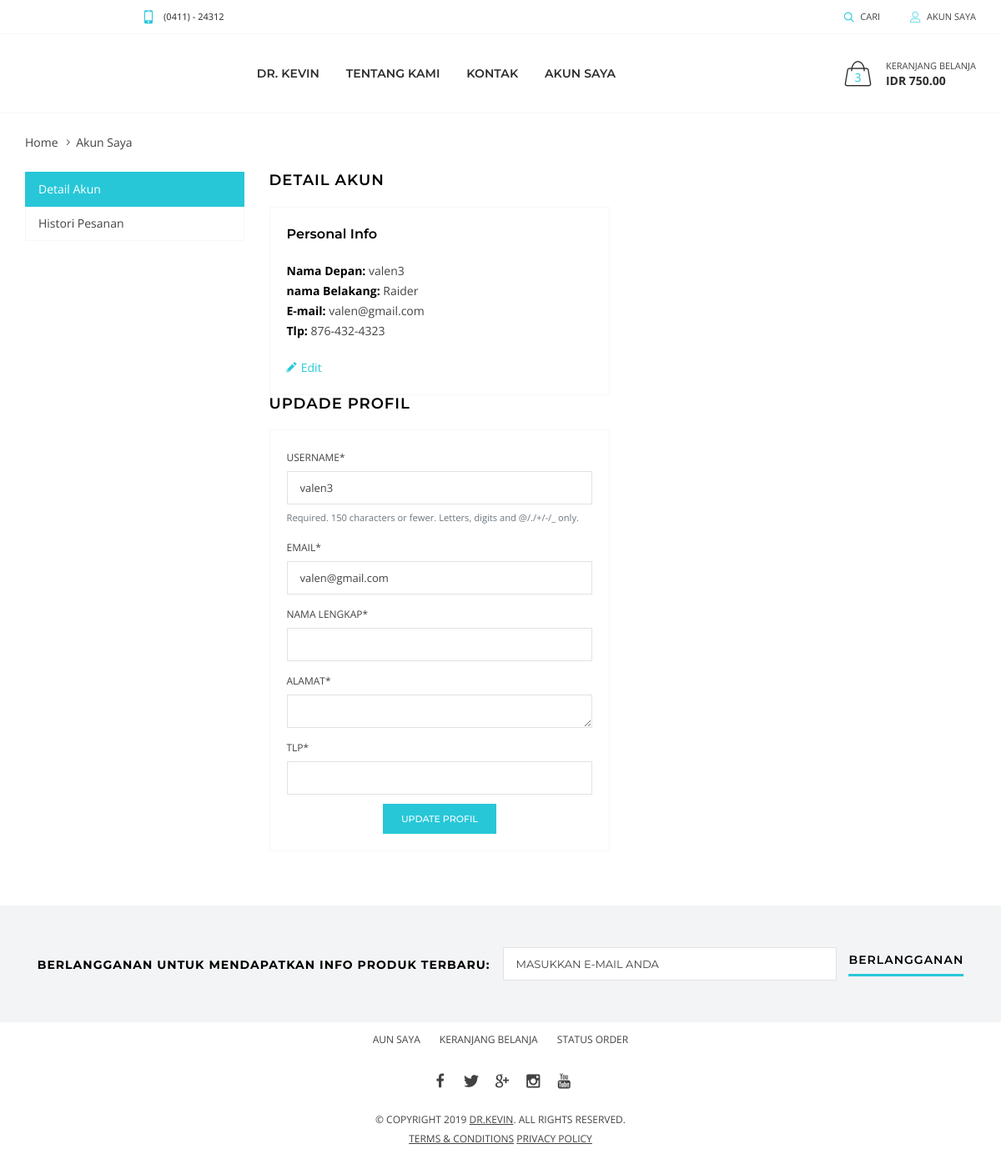
/akun/ (signed in), run on an earlier commit of the app's database.
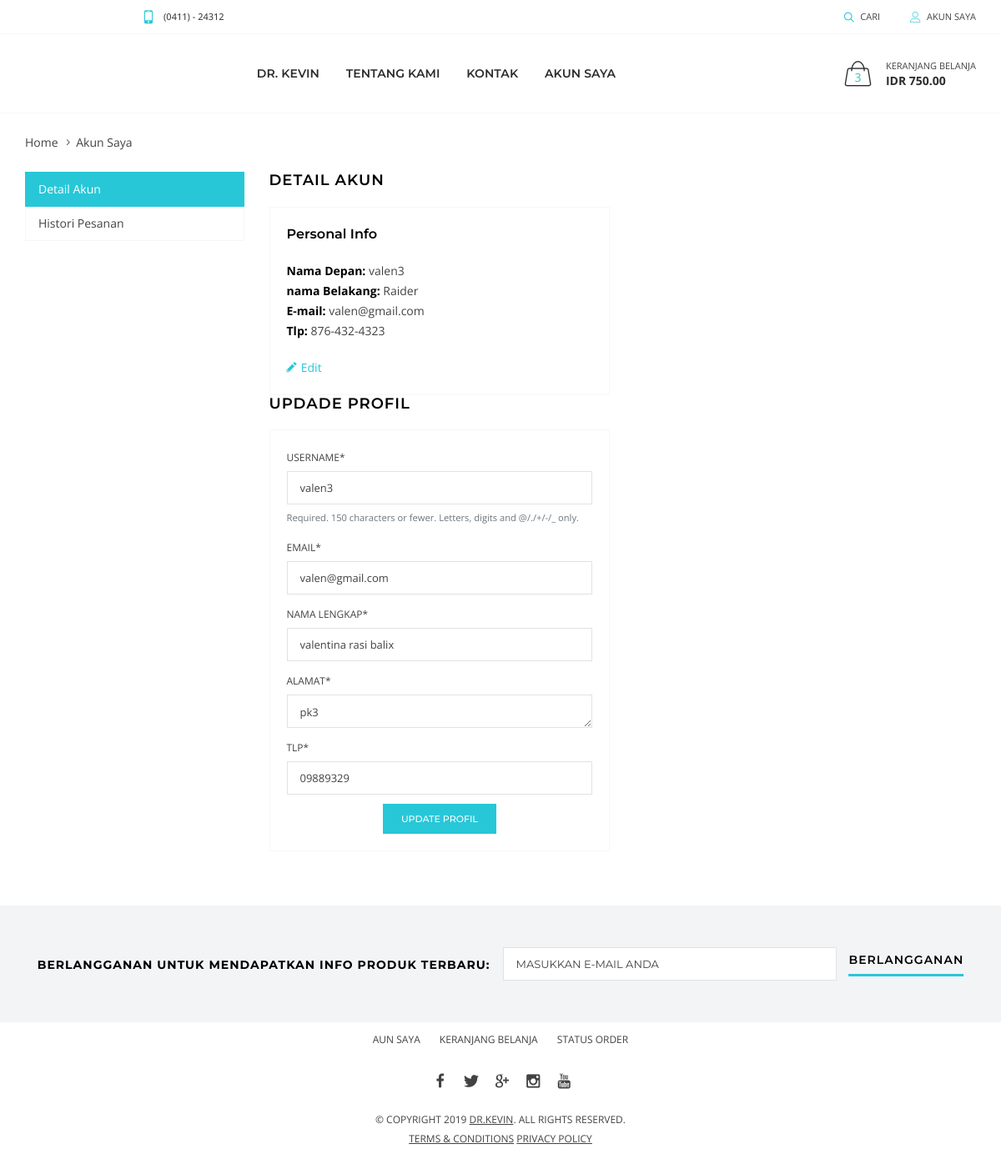
And on a later commit of the database.
### pembeli/models.py (models this page shows, shortened)
class Profile(models.Model):
    user = models.OneToOneField(User, on_delete=models.CASCADE)
    nama_lengkap = models.CharField(max_length=50)
    alamat = models.TextField(null=True)
    tlp = models.CharField(max_length=15, null=True)

### pembeli/views.py (the view)
# urls.py: path('akun/', user_views.akun, name='akun-home'),
@login_required
def akun(request):
    if request.method == 'POST':
        u_form = UserUpdateForm(request.POST, instance=request.user)
        p_form = ProfileUpdateForm(request.POST,  instance=request.user.profile)
        if u_form.is_valid() and p_form.is_valid():
            u_form.save()
            p_form.save()
            messages.success(request, f'Profil telah diupdate!')
            return redirect('akun-home')
    else:
        u_form = UserUpdateForm(instance=request.user)
        p_form = ProfileUpdateForm(instance=request.user.profile)
    context = {
        'u_form': u_form,
        'p_form': p_form
    }
    return render (request, 'account-details.html',context)

### pembeli/forms.py
class UserUpdateForm(forms.ModelForm):
    email = forms.EmailField()
    class Meta:
        model = User
        fields = ['username', 'email',]

class ProfileUpdateForm(forms.ModelForm):
    class Meta:
        model = Profile
        fields = ['nama_lengkap','alamat','tlp']

### templates/account-details.html (shortened to what this page needs)
{% extends 'base.html' %}
{% load crispy_forms_tags %}
{% load staticfiles %}
{% block content %}
    <div class="page-content">
        <div class="holder mt-0">
            <div class="container">
                <ul class="breadcrumbs">
                    <li><a href="index-2.html">Home</a></li>
                    <li><span>Akun Saya</span></li>
                </ul>
            </div>
        </div>
        <div class="holder mt-0">
            <div class="container">
                <div class="row">
                    <div class="col-md-3 aside aside--left">
                        <div class="list-group"><a href="{% url 'akun-home' %}" class="list-group-item active">Detail Akun</a><a href="{% url 'account-history' %}" class="list-group-item">Histori Pesanan</a>  </div>
                    </div>
                    <div class="col-md-9 aside">
                        <h2>Detail Akun</h2>
                        <div class="row">
                            <div class="col-sm-6">
                                <div class="card">
                                    <div class="card-body">
                                        <h3>Personal Info</h3>
                                        <p><b>Nama Depan:</b> {{ user.username }}<br><b>nama Belakang:</b> Raider<br><b>E-mail:</b> {{ user.email }}<br><b>Tlp:</b> 876-432-4323</p>
                                        <div class="mt-2 clearfix"><a href="#" class="link-icn js-show-form" data-form="#updateDetails"><i class="icon-pencil"></i>Edit</a></div>
                                    </div>
                                </div>
                            </div>
                        </div>
                        <h2>Updade Profil</h2>
                        <div class="row">
                            <div class="col-sm-6">
                                <div class="card">
                                    <div class="card-body">
                                            <form action="#" method="POST" enctype="multipart">
                                                {{ u_form|crispy }}
                                                {{ p_form|crispy }}
                                            <div class="text-center"><button class="btn" type="submit">Update Profil</button></div>
                                        </form>
                                    </div>
                                </div>
                            </div>
                        </div>
                    </div>
                </div>
            </div>
        </div>
    </div>
{% endblock %}

What changed in the data, as far as the page shows it:
changed Profile: nama_lengkap (not shown) → "valentina rasi balix"; alamat (not shown) → "pk3"; tlp (not shown) → "09889329"
